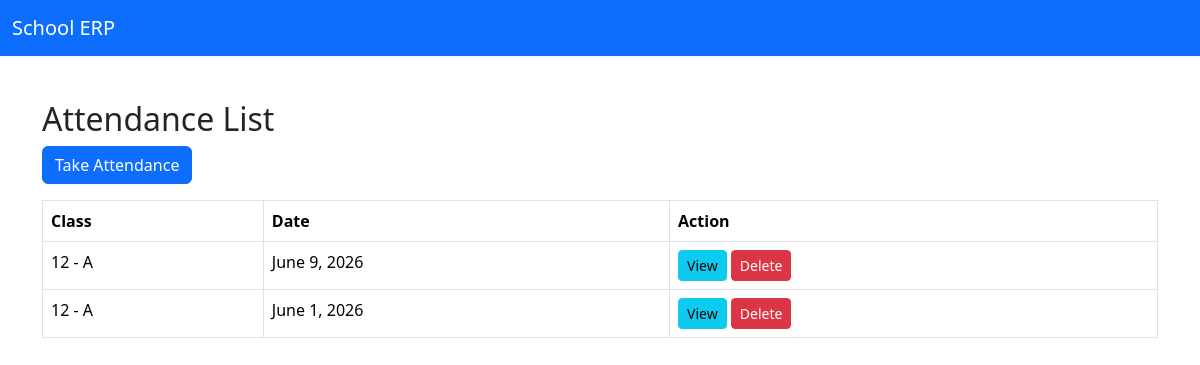
/attendance/list/, run on the app's committed database.
### attendance/models.py (models this page shows, shortened)
class Attendance(models.Model):
    classroom = models.ForeignKey(
       ClassRoom,
       on_delete=models.CASCADE
    )
    date = models.DateField()
    created_at = models.DateTimeField(
        auto_now_add=True
    )
    class Meta:
       unique_together = ('classroom' , 'date')

### classes/models.py (models this page shows)
class ClassRoom(models.Model):
    STANDARD_CHOICES = [
        ('5','5'),
        ('6','6'),
        ('7','7'),
        ('8','8'),
        ('9','9'),
        ('10','10'),
        ('11','11'),
        ('12','12'),
    ]
    DIVISION_CHOICES = [
        ('A','A'),
        ('B','B'),
        ('C','C'),
        ('D','D'),
    ]
    standard = models.CharField(
        max_length=2,
        choices=STANDARD_CHOICES,
        null=False)
    division = models.CharField(
        max_length=1,
        choices=DIVISION_CHOICES,
        null=False
    )
    class_teacher = models.ForeignKey(
        Teacher,
        on_delete=models.SET_NULL,
        null=True,
        blank=True
    )
    class Meta:
        unique_together = ('standard' , 'division')
    def __str__(self):
        return f"{self.standard} - {self.division}"

### attendance/views.py (the view)
def attendance_list(request):
    attendances = Attendance.objects.all().order_by('-date')
    context = {
        'attendances' : attendances
    }
    return render(request, 'attendance/attendance_list.html', context)

### templates/attendance/attendance_list.html
{% extends 'base.html' %}
{% block content %}
<div class="container mt-4">
<h2>Attendance List</h2>
<a href="{% url 'take_attendance' %}"
   class="btn btn-primary mb-3">
   Take Attendance
</a>
<table class="table table-bordered">
<tr>
    <th>Class</th>
    <th>Date</th>
    <th>Action</th>
</tr>
{% for attendance in attendances %}
<tr>
<td>{{ attendance.classroom }}</td>
<td>{{ attendance.date }}</td>
<td>
<a href="{% url 'attendance_detail' attendance.id %}"
   class="btn btn-info btn-sm">
   View
</a>
<a href="{% url 'delete_attendance' attendance.id %}"
   class="btn btn-danger btn-sm">
   Delete
</a>
</td>
</tr>
{% endfor %}
</table>
</div>
{% endblock %}

### data on the page
Attendance: classroom "12 - A", date "June 9, 2026"
Attendance: classroom "12 - A", date "June 1, 2026"
